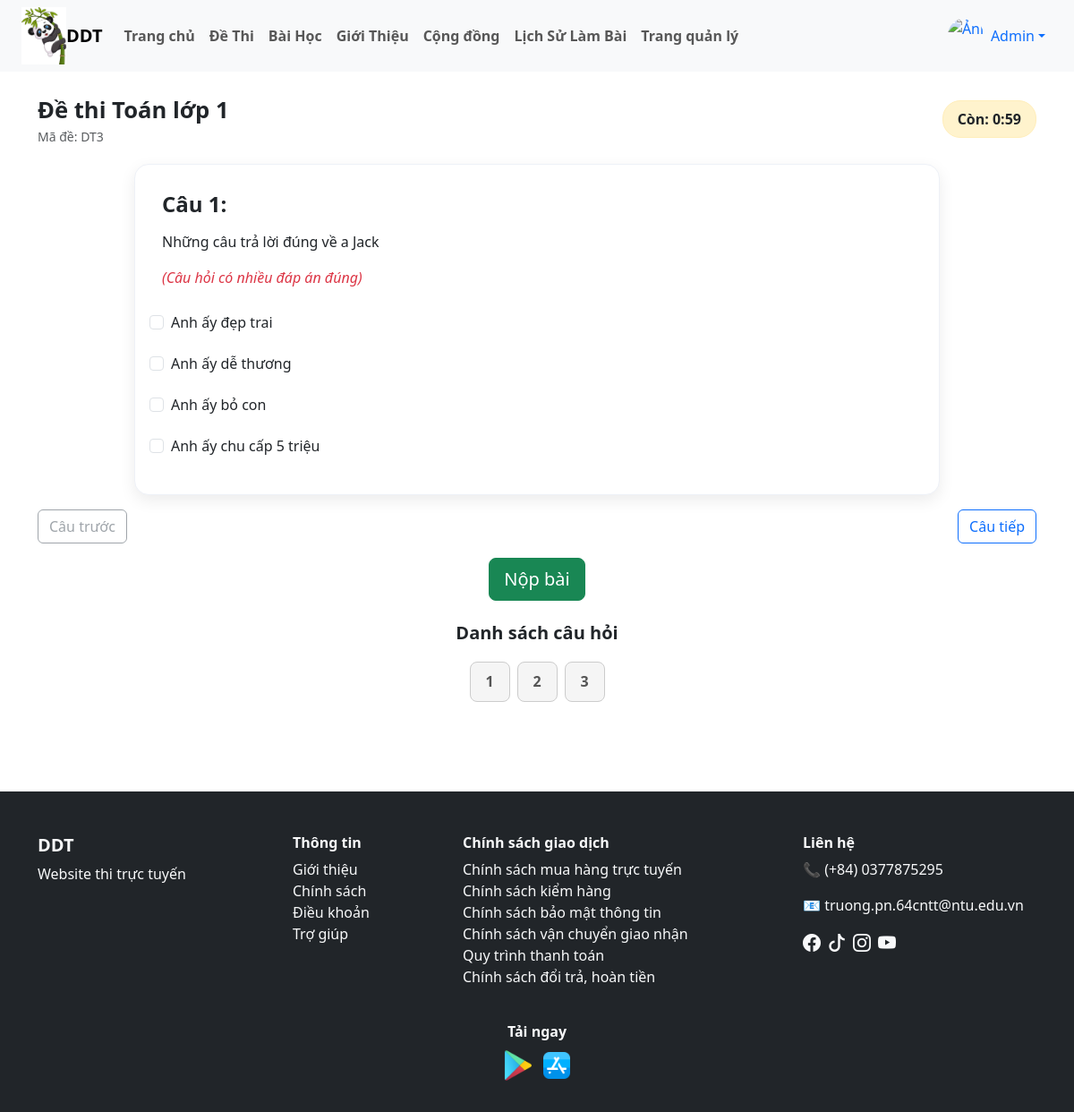
Screenshot of /user/thi.php?id=DT3 (signed in) with the database file from the repository.
### tables this page shows
CREATE TABLE `de_thi` (
  `id` varchar(10) NOT NULL,
  `id_danh_muc` int(11) DEFAULT NULL,
  `ten_de_thi` varchar(255) NOT NULL,
  `mo_ta` text DEFAULT NULL,
  `thoi_gian` int(11) DEFAULT NULL,
  `id_bai_hoc` varchar(10) DEFAULT NULL,
  `thang_diem` int(11) DEFAULT 10,
  `ngay_tao` datetime DEFAULT current_timestamp(),
  `trang_thai` tinyint(1) NOT NULL DEFAULT 0
);

CREATE TABLE `cau_hoi` (
  `id` varchar(10) NOT NULL,
  `id_de_thi` varchar(10) NOT NULL,
  `noi_dung` text NOT NULL,
  `hinh_anh` varchar(255) DEFAULT NULL,
  `muc_do` varchar(20) DEFAULT NULL
);

CREATE TABLE `lua_chon` (
  `id` varchar(10) NOT NULL,
  `id_cau_hoi` varchar(10) NOT NULL,
  `noi_dung` text NOT NULL,
  `dung_sai` tinyint(1) DEFAULT 0
);

### user/thi.php (the view, shortened to what this page needs)
<?php
include("./header.php");
$id_de_thi = $_GET['id'];
$dt = mysqli_fetch_assoc(mysqli_query($dbc,
    "SELECT * FROM de_thi WHERE id = '$id_de_thi'"
));
$result_q = mysqli_query($dbc,
    "SELECT * FROM cau_hoi WHERE id_de_thi = '$id_de_thi'ORDER BY RAND()"
);
?>
<div class="container my-4">
    <div class="exam-header">
        <div>
            <div class="exam-title"><?= $dt['ten_de_thi'] ?></div>
            <div class="text-muted small">Mã đề: <?= $dt['id'] ?></div>
        </div>
        <div class="exam-timer">
            Còn: <span id="time"></span>
        </div>
    </div>
    <form action="nop_bai.php" method="POST" id="examForm">
        <div class="exam-container">
            <?php
            $stt = 1;
            while ($q = mysqli_fetch_assoc($result_q)):
                $row_dung = mysqli_fetch_assoc(mysqli_query($dbc, "
                    SELECT COUNT(*) AS so_dung
                    FROM lua_chon
                    WHERE id_cau_hoi = '{$q['id']}'
                      AND dung_sai = 1
                "));
                $la_nhieu = ($row_dung['so_dung'] > 1);
                $input_type = $la_nhieu ? 'checkbox' : 'radio';
                $input_name = $la_nhieu
                    ? "cau_hoi[{$q['id']}][]"
                    : "cau_hoi[{$q['id']}]";
            ?>
            <div class="exam-question" data-index="<?= $stt ?>">
                <h4>Câu <?= $stt ?>:</h4>
                <p><?= $q['noi_dung'] ?></p>
                <?php if ($la_nhieu): ?>
                <p class="text-danger fst-italic">(Câu hỏi có nhiều đáp án đúng)</p>
                <?php endif; ?>
                <?php
                $result_lc = mysqli_query($dbc, "
                    SELECT * FROM lua_chon
                    WHERE id_cau_hoi = '{$q['id']}'
                    ORDER BY id
                ");
                while ($lc = mysqli_fetch_assoc($result_lc)):
                ?>
                <div class="form-check exam-option">
                    <input class="form-check-input answer-input" type="<?= $input_type ?>" name="<?= $input_name ?>"
                        value="<?= $lc['id'] ?>" id="lc_<?= $lc['id'] ?>">
                    <label class="form-check-label" for="lc_<?= $lc['id'] ?>">
                        <?= $lc['noi_dung'] ?>
                    </label>
                </div>
                <?php endwhile; ?>
            </div>
            <?php $stt++; endwhile; ?>
        </div>
        <div class="d-flex justify-content-between my-3">
            <button type="button" class="btn btn-outline-secondary" id="prevBtn"> Câu trước</button>
            <button type="button" class="btn btn-outline-primary" id="nextBtn">Câu tiếp </button>
        </div>
        <div class="text-center">
            <button class="btn btn-success btn-lg w-40" type="submit">
                Nộp bài
            </button>
        </div>
        <h5 class="mt-4 fw-bold text-center">Danh sách câu hỏi</h5>
        <div class="question-list">
            <?php for ($i = 1; $i < $stt; $i++): ?>
            <div class="q-item unanswered" id="q_item_<?= $i ?>" onclick="goToQuestion(<?= $i ?>)">
                <?= $i ?>
            </div>
            <?php endfor; ?>
        </div>
    </form>
</div>
<?php include("./footer.php"); ?>

### user/CSS/style_user.css (style rules this page uses)
.exam-container { max-width: 900px; margin: auto; }
.exam-question { display: none; padding: 30px; border-radius: 16px; background: #fff; box-shadow: 0 6px 18px rgba(0, 0, 0, .08); border: 1px solid #eef1f7; }
.exam-question.active { display: block; }
.exam-question h4 { font-weight: 700; margin-bottom: 15px; }
.exam-option { padding: 10px; border-radius: 8px; }
.exam-header { display: flex; justify-content: space-between; align-items: center; margin-bottom: 20px; }
.exam-title { font-size: 1.6rem; font-weight: 700; }
.exam-timer { background: #fff3cd; padding: 8px 16px; border-radius: 20px; font-weight: 600; border: 1px solid #ffeeba; }
.question-list { display: flex; flex-wrap: wrap; gap: 8px; margin-top: 20px; justify-content: center; }
.q-item { width: 45px; height: 45px; border-radius: 8px; display: flex; justify-content: center; align-items: center; font-weight: 600; cursor: pointer; user-select: none; border: 1px solid #ccc; }
.q-item.unanswered { background: #f5f5f5; color: #555; }

### rows the page displays
de_thi: ten_de_thi "Đề thi Toán lớp 1", id "DT3"
cau_hoi: noi_dung "Những câu trả lời đúng về a Jack"
lua_chon: noi_dung "Anh ấy đẹp trai"
lua_chon: noi_dung "Anh ấy dễ thương"
lua_chon: noi_dung "Anh ấy bỏ con"
lua_chon: noi_dung "Anh ấy chu cấp 5 triệu"

### other values shown
$_SESSION['ho_ten'] "Admin"
